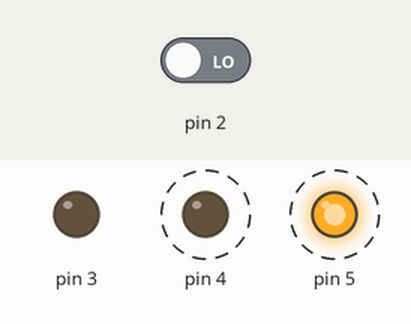
A sketch run on a simulated Arduino Uno, built with avr-gcc and run on an emulated ATmega328P. Shown: output pins drawn as LEDs (lit = HIGH). Dashed ring = blinking. The inputs (shaded band) are chosen by the test bench; at power-on: pin 2 LOW.

Above: at 1.25 s.
1.3 s: pin 2 driven HIGH
At 2.3 s:
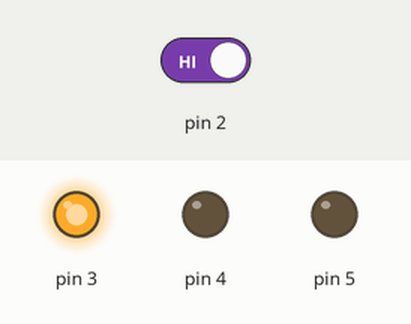
2.9 s: pin 2 driven LOW
At 3.05 s:
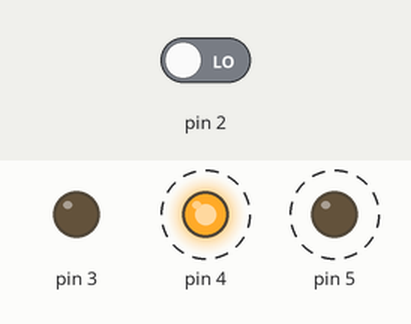
Timing chart, 0 to 11.9 s (numbered marks = the images above; inputs shaded):
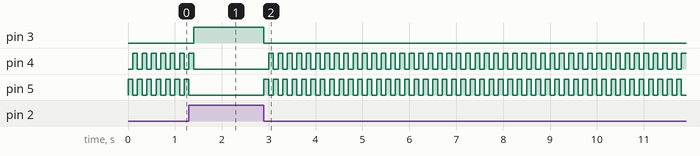

The sketch:

sketch_feb13a.ino
```cpp
int switch_pressed = 0;


void setup(){
    pinMode(3, OUTPUT);
    pinMode(4, OUTPUT);
    pinMode(5, OUTPUT);
    pinMode(2, INPUT);
}
void loop(){

  switch_pressed = digitalRead(2);


  if(switch_pressed){
    digitalWrite(3, 1);
    digitalWrite(4, 0);
    digitalWrite(5, 0);
  }

  if(!switch_pressed){

    digitalWrite(3, 0);
    digitalWrite(4, 0);
    digitalWrite(5, 1);

    delay(100);

    digitalWrite(4, 1);
    digitalWrite(5, 0);

    delay(100);

  }

}
```

Measured:
- after the input at 1.3 s, pin 3: LOW → HIGH after 0.10 s; pin 4: goes on until 1.4 s, then stays LOW; pin 5: goes on until 1.3 s, then stays LOW
- after the input at 2.9 s, pin 3: HIGH → LOW at once; pin 4: alternates HIGH for 0.10 s and LOW for 0.10 s, starting after 0.10 s; pin 5: alternates HIGH for 0.10 s and LOW for 0.10 s, starting at once
- by itself, pin 4, pin 5: alternates HIGH for 0.10 s and LOW for 0.10 s
